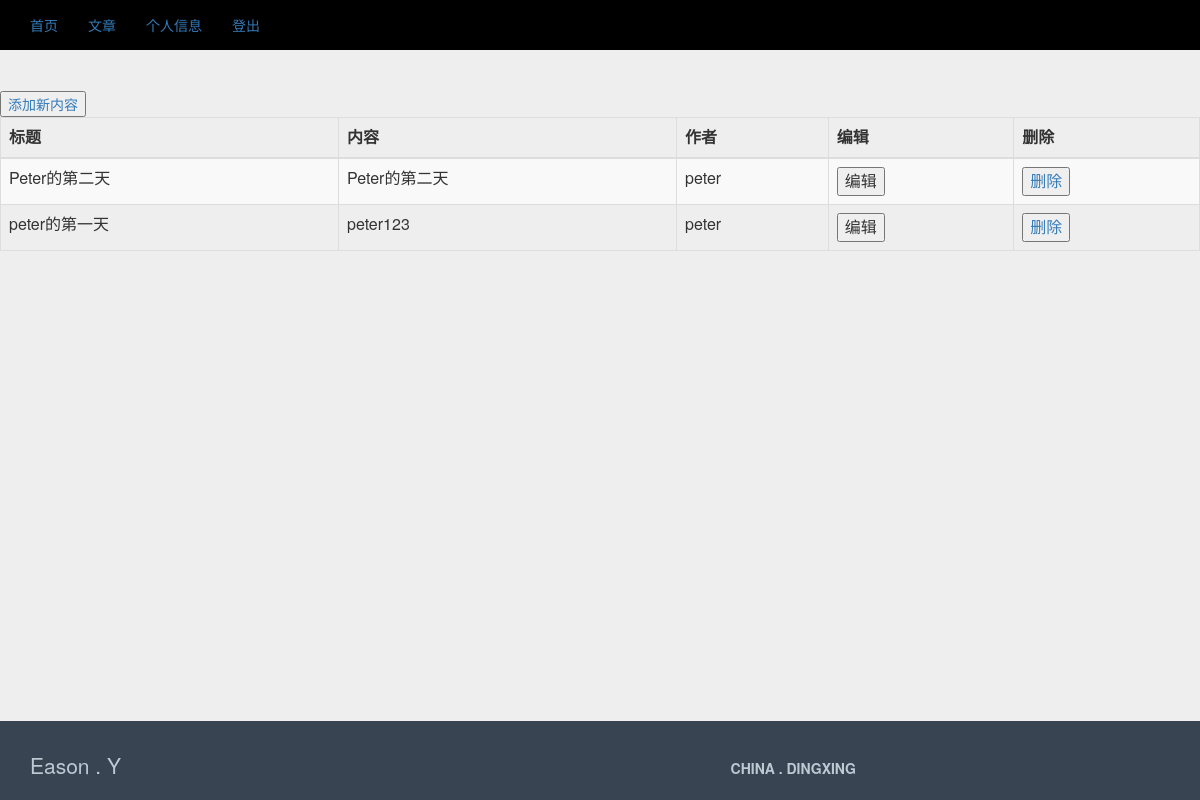
Screenshot of /Article_List (signed in) with the database file from the repository.
### app/models.py (models this page shows, shortened)
class Blog(db.Model, UserMixin):
    id = db.Column(db.Integer, primary_key=True)
    content = db.Column(db.String(140), unique=True)
    timestamp = db.Column(db.DateTime)
    user_id = db.Column(db.Integer, db.ForeignKey('user.id'))
    title = db.Column(db.String(64), unique=True)
    num = db.Column(db.String(64),unique=True)

class User(db.Model, UserMixin):
    id = db.Column(db.Integer, primary_key=True)
    username = db.Column(db.String(64), index=True, unique=True)
    nickname = db.Column(db.String(64), index=True, unique=True)
    email = db.Column(db.String(120), index=True, unique=True)
    password_hash = db.Column(db.String(128))
    blogs = db.relationship('Blog', backref='author', lazy='dynamic')
    about_me = db.Column(db.String(140))
    last_seen = db.Column(db.DateTime)
    real_avatar = db.Column(db.String(128), default=None)
    collections = db.relationship('Blog',
                               secondary=collection,
                               backref=db.backref('users', lazy='dynamic'),
                               lazy='dynamic')
    dis_authenticated = True
    is_active = True
    is_anonymous = False

### app/views.py (the view)
@app.route('/Article_List')
@login_required
def Article_List():
    user = g.user
    if user:
        sort_content = Blog.query.filter_by(user_id=user.id).order_by(db.desc(Blog.timestamp))
        return render_template('articlelist.html', title=u'内容', user=user, AllContent=sort_content)

### app/views.py (called while the page is built)
@app.before_request
def before_request():
    g.user = current_user

@lm.user_loader
def load_user(id):
    return User.query.get(int(id))

### app/templates/articlelist.html
{% extends "base.html" %}
{% block content %}
<div class="portlet box blue">
    <div class="portlet-body">
        <div class="clearfix">
            <div class="btn-group">
                <a href="{{ url_for('addcontent') }}"><button>添加新内容</button></a>
            </div>
        </div>
        <table class="table table-striped table-hover table-bordered" id="sample_editable_1">
            <thead>
                <tr>
                    <th>标题</th>
                    <th>内容</th>
                    <th>作者</th>
                    <th>编辑</th>
                    <th>删除</th>
                </tr>
            </thead>
            <tbody>
                {% for content in AllContent %}
                    <tr class="">
                        <td>{{ content.title }}</td>
                        <td>{{ content.content }}</td>
                        <td>{{ content.author.nickname }}</td>
                        <td><button href="{{ url_for('addcontent') }}">编辑</button></td>
                        <td><a href="{{ url_for('delcontent',num=content.num)}}"><button>删除</button></a></td>
                    </tr>
                {% endfor %}
            </tbody>
        </table>
    </div>
</div>
{% endblock %}

### rows the page displays
Blog: title "Peter的第二天", content "Peter的第二天", author.nickname "peter"
Blog: title "peter的第一天", content "peter123", author.nickname "peter"
